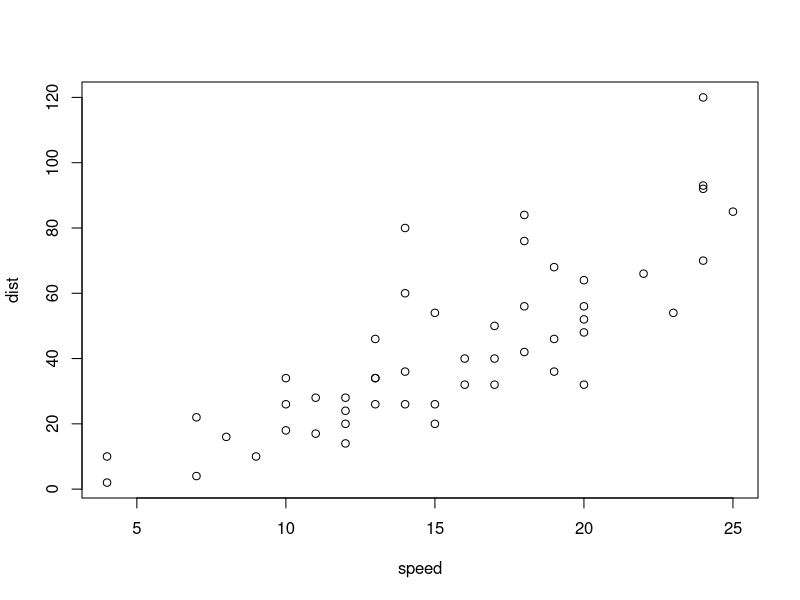
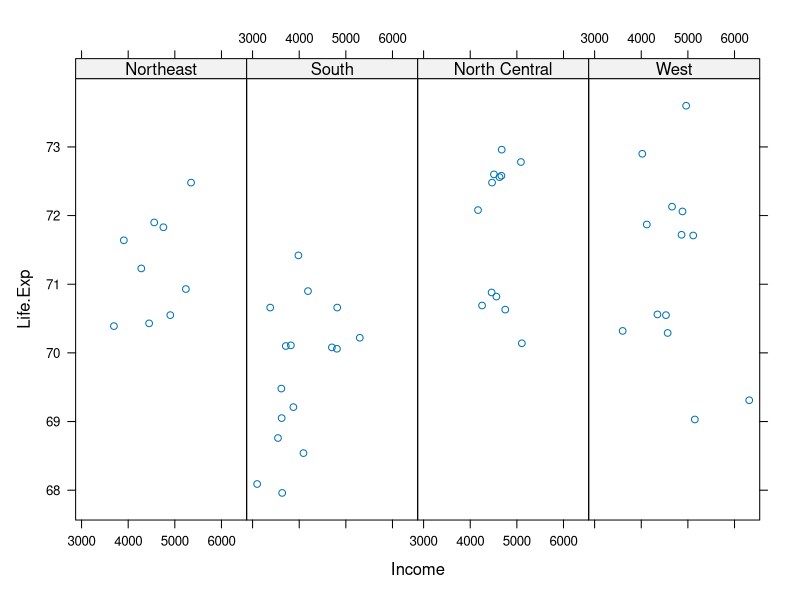
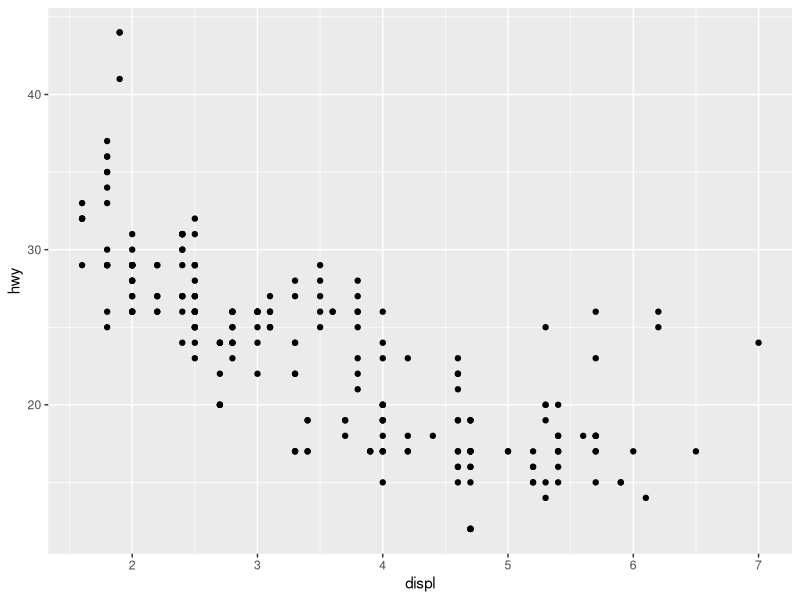
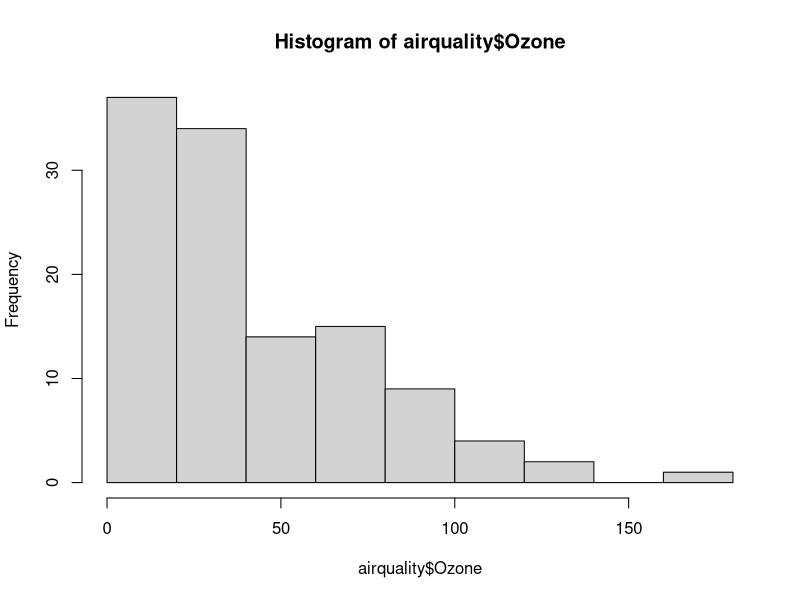
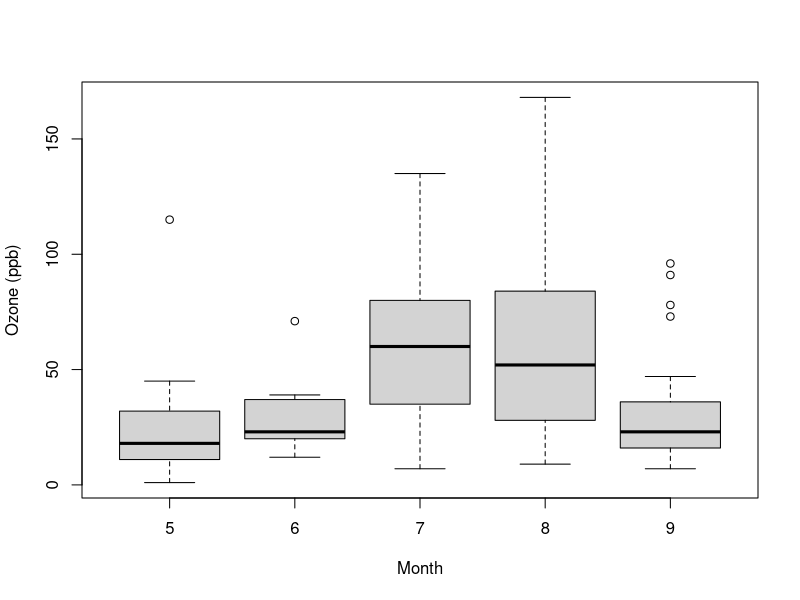
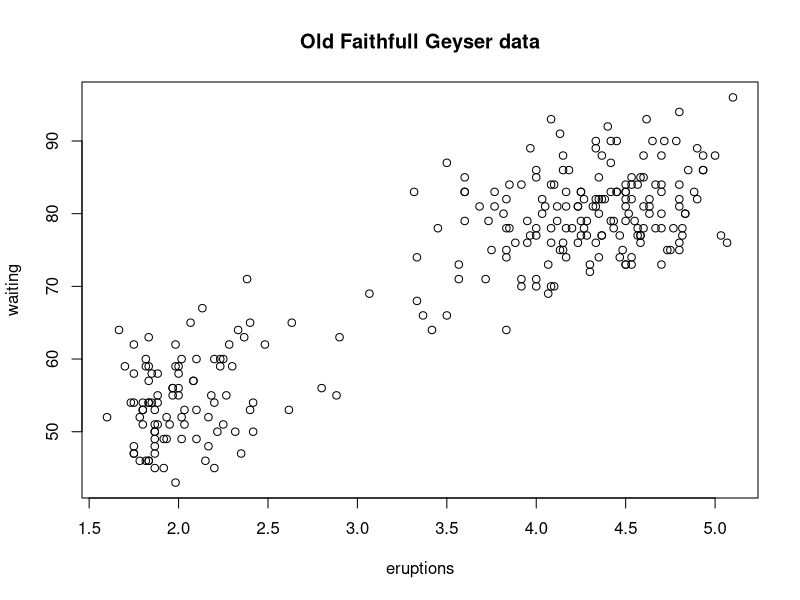

R code for these plots, in order:
# Lesson 2: Plotting
library(datasets)
data(cars)
with(cars, plot(speed, dist))

library(lattice)
state <- data.frame(state.x77, region = state.region)
xyplot(Life.Exp ~ Income | region, data = state, layout = c(4, 1))

library(ggplot2)
data(mpg)
qplot(displ, hwy, data = mpg)

# Base plotting system
library(datasets)
hist(airquality$Ozone)

airquality <- transform(airquality, Month = factor(Month))
boxplot(Ozone ~ Month, airquality, xlab = "Month", ylab = "Ozone (ppb)")
# Lesson 3: Graphics devices
library(datasets)
with(faithful, plot(eruptions, waiting))
title(main = "Old Faithfull Geyser data")
dev.copy(png, file = "geyserplot.png")
dev.copy2pdf(file = "geyserplot.pdf")
dev.off()

